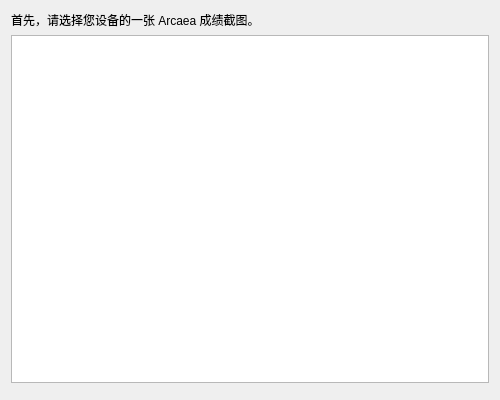
<?xml version="1.0" encoding="UTF-8"?>
<ui version="4.0">
 <class>Crop_SelectScreenshot</class>
 <widget class="QWidget" name="Crop_SelectScreenshot">
  <property name="geometry">
   <rect>
    <x>0</x>
    <y>0</y>
    <width>500</width>
    <height>400</height>
   </rect>
  </property>
  <property name="windowTitle">
   <string>Form</string>
  </property>
  <layout class="QVBoxLayout" name="verticalLayout">
   <item>
    <widget class="QLabel" name="label">
     <property name="text">
      <string>首先，请选择您设备的一张 Arcaea 成绩截图。</string>
     </property>
    </widget>
   </item>
   <item>
    <widget class="QGraphicsView" name="graphicsView"/>
   </item>
   <item>
    <widget class="FileSelector" name="fileSelector" native="true"/>
   </item>
  </layout>
 </widget>
 <customwidgets>
  <customwidget>
   <class>FileSelector</class>
   <extends>QWidget</extends>
   <header location="global">...implements.components.fileSelector</header>
   <container>1</container>
  </customwidget>
 </customwidgets>
 <resources/>
 <connections/>
</ui>
